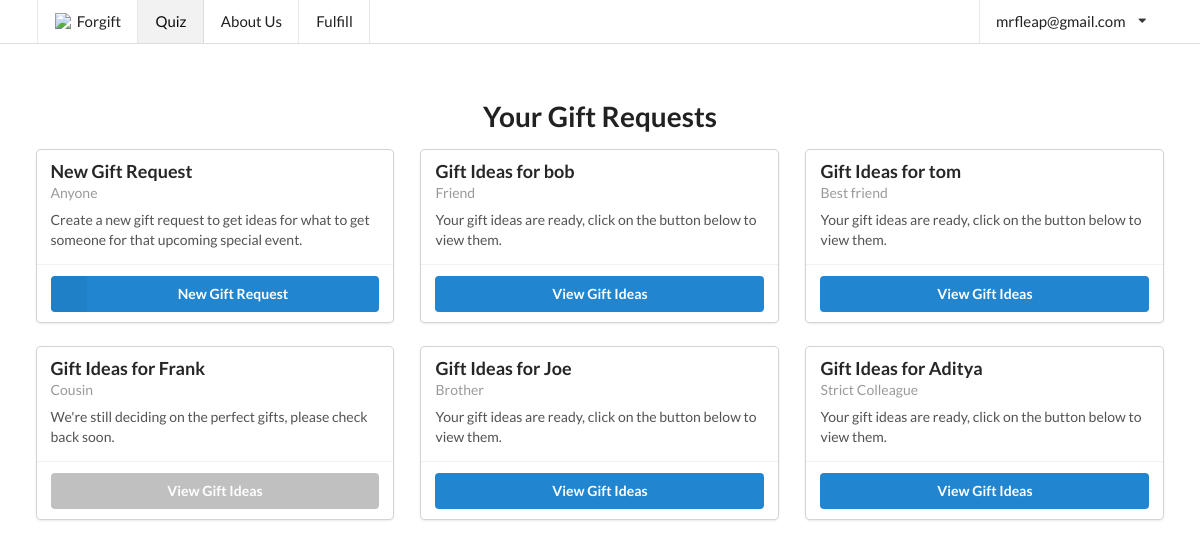
Page /request/ (signed in) on the earlier database version.
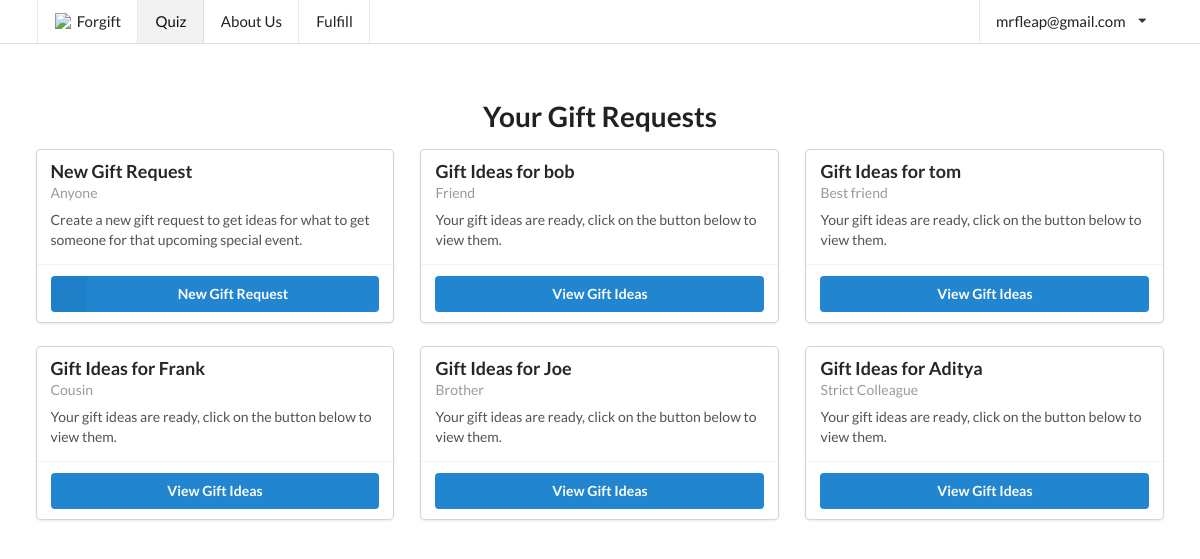
Same page on the later database version.
### forgyftapp/models.py (models this page shows, shortened)
class Slug(OnCreate, models.Model):
	_slug = models.SlugField(max_length=7, blank=True)
	class Meta:
		abstract = True

class User(AbstractUser, Slug):
	email_confirmed = models.BooleanField(default=False)

class OnCreate:
	def onCreate(self):
		pass

class GifteeProfile(models.Model, OnCreate):
	name = models.TextField(max_length=150)
	gender = models.CharField(max_length=80, choices=gender.GENDER_CHOICES)
	age = models.IntegerField()
	relationship = models.TextField(max_length=6000)
	price_upper = models.IntegerField()
	interests = models.TextField(max_length=6000)
	existing_related_items = models.TextField(max_length=6000)
	extra_info = models.TextField(max_length=6000)
	published = models.BooleanField(default=False)
	emailed_about_publish = models.BooleanField(default=False)
	user = models.ForeignKey(User, on_delete=models.CASCADE)
	@property
	def status(self):
		if self.published:
			return "Your gift ideas are ready, click on the button below to view them."
		else:
			return "We're still deciding on the perfect gifts, please check back soon."

### forgyftapp/views/basic_views.py (the view)
# urls.py: url(r'^request/?$', basic_views.gift_request, name='request'),
@login_required
def gift_request(request, profile=None):
	if profile:
		giftee_profile = get_object_or_404(GifteeProfile, pk=profile)
		if not giftee_profile.published:
			return redirect("forgyftapp:request")
		return render(request, "request.html", {"giftee_profile": giftee_profile,
		                                        "ideas": GiftIdea.objects.filter(giftee_profile=giftee_profile),
		                                        "page": "request"})
	else:
		giftee_profiles = GifteeProfile.objects.filter(user=request.user)
		return render(request, "request.html", {"giftee_profiles": giftee_profiles, "page": "request"})

### forgyftapp/templates/request.html (shortened to what this page needs)
{% extends "base/base.html" %}
{% block content %}
	<div class="ui main container">
		{% if not giftee_profile %}
			<h1 style="text-align: center; padding-bottom: 16px">Your Gift Requests</h1>
			<div class="ui two column stackable grid">
				<div style="margin-left:auto;margin-right:auto;">
					<div class="ui three cards">
						<div class="ui fluid card">
							<div class="content">
								<div class="header">
									New Gift Request
								</div>
								<div class="meta"> Anyone
								</div>
								<div class="description">
									Create a new gift request to get ideas for what to get someone for that
									upcoming special event.
								</div>
							</div>
							<div class="extra content">
								<a class="ui labeled icon fluid primary button" href="{% url "forgyftapp:gift_form" %}">
									<i class="ui icon add"></i>
									New Gift Request
								</a>
							</div>
						</div>
						{% for giftee_profile in giftee_profiles %}
							<div class="ui fluid card">
								<div class="content">
									<div class="header">
										Gift Ideas for {{ giftee_profile.name }}
									</div>
									<div class="meta">
										{{ giftee_profile.relationship }}
									</div>
									<div class="description">
										{{ giftee_profile.status }}
									</div>
								</div>
								<div class="extra content">
									<a class="ui {% if not giftee_profile.published %}disabled grey {% else %}primary {% endif %}fluid  button"
									   href="{% url "forgyftapp:request" profile=giftee_profile.pk %}">View Gift
										Ideas</a>
								</div>
							</div>
						{% endfor %}
					</div>
				</div>
			</div>
		{% endif %}
	</div>
{% endblock %}

### forgyftapp/templates/base/base.html (shortened to what this page needs)
<!DOCTYPE html>
<html lang="en">
<head>
	<link rel='shortcut icon' type='image/x-icon' href='{% load static %}{%  static "favicon/favicon.ico" %}'/>
	    <link rel="stylesheet" type="text/css" href="{% load static %}{% static "semantic/semantic.min.css" %}">
    <link rel="stylesheet" type="text/css" href="{% load static %}{% static "stylesheets/default.css" %}">
    <link rel="stylesheet" type="text/css" href="{% load static %}{% static "fontawesome/css/all.css" %}">
    <link rel="stylesheet" href="{% load static %}{% static "fontawesome/css/brands.css" %}">
    <link rel="stylesheet" href="{% load static %}{% static "fontawesome/css/fontawesome.css" %}">
    <script src="{% load static %}{% static "jquery-3.3.1.min.js" %}"></script>
</head>
<body style="height: auto">
{% block navbar %}
    <div class="ui large top fixed menu">
        <div class="ui container">
            {% include "base/navbar.html" %}
        </div>
    </div>
{% endblock %}
{% block content %}
{% endblock %}
</body>
<script src="{% load static %}{% static "semantic/semantic.min.js" %}"></script>
<script src="{% load static %}{% static "semantic/components/site.min.js" %}"></script>
<script src="{% load static %}{% static "semantic/components/form.min.js" %}"></script>
</body>
</html>

### forgyftapp/templates/base/navbar.html (shortened to what this page needs)
<a class="{% if page == "home" %}active {% endif %}item" href="{% url "forgyftapp:index" %}">
{% if not pointing %}
	<img class="logo" src="{% load static %}{% static "favicon/favicon-32x32.png" %}"
	     style="width: 18px; margin-right: 4px"> Forgift </a>
{% else %}
	Home
{% endif %}
</a>
<a class="{% if page == "request" %}active {% endif %}item" href="{% url "forgyftapp:request" %}">Quiz</a>
<a class="{% if page == "about" %}active {% endif %}item" href="{% url "forgyftapp:about" %}">About Us</a>
{% if user.is_staff %}
	<a class="{% if page == "fulfill" %}active {% endif %}item" href="{% url "forgyftapp:fulfill" %}">Fulfill</a>
{% endif %}
<div class="right menu">
	{% if not request.user.is_authenticated %}
		<div class="item button">
			<a class="ui button" href="{% url "forgyftapp:login" %}">Login</a>
		</div>
		<div class="item button">
			<a class="ui primary button" href="{% url "forgyftapp:signup" %}">Sign up</a>
		</div>
	{% else %}
		<div class="ui simple dropdown item">
			{{ request.user.email }}
			<i class="dropdown icon"></i>
		</div>
	{% endif %}
</div>

### forgyftapp/static/stylesheets/default.css (style rules this page uses)
img { width: 100%; }
img.logo { width: 200px; margin: 3rem 0 1rem; }
.ui.menu { box-shadow: none; margin-bottom: 0; -moz-font-feature-settings: "smcp" 0, "onum" 0; -ms-font-feature-settings: "smcp" 0, "onum" 0; -o-font-feature-settings: "smcp" 0, "onum" 0; -webkit-font-feature-settings: "smcp" 0, "onum" 0; font-feature-settings: "smcp" 0, "onum" 0; }
.ui.main.container { background: #ffffff; }
.fixed.top.menu .item:nth-child(2) { border-left: 1px solid rgba(34, 36, 38, .1); }

### forgyftapp/templates/base/base.html (style rules this page uses)
div.ui.main.container { margin-top: 7em; }

Differences in the rows shown:
changed GifteeProfile "Frank": status "We're still deciding on the perfect gifts, please check back soon." → "Your gift ideas are ready, click on the button below to view them."; published False → True (drawn)
